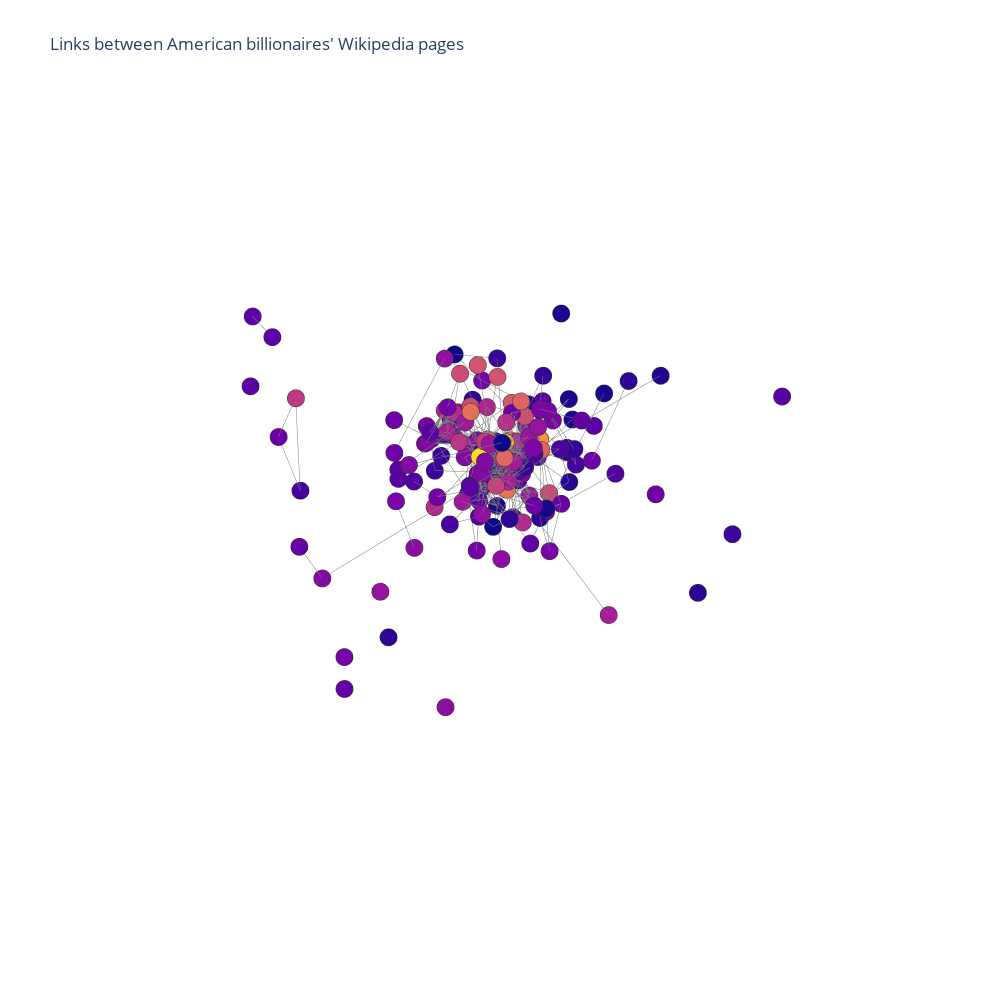

The notebook cell this image was saved under:
### Code cell
data=[trace1, trace2]
fig=go.Figure(data=data, layout=layout)

iplot(fig)

### Figure 1 — Plotly figure (JSON) as saved in the notebook; plotly's stock layout.template omitted (floating-point values rounded to 4 significant figures; data arrays with more than 128 entries replaced by an {"elided": "..."} marker saying what was removed)
{"data": [{"hoverinfo": "none", "line": {"color": "rgb(125,125,125)", "width": 1}, "mode": "lines", "type": "scatter3d", "x": {"elided": "2922 float values"}, "y": {"elided": "2922 float values"}, "z": {"elided": "2922 float values"}}, {"hoverinfo": "text", "marker": {"autocolorscale": true, "color": {"elided": "200 float values"}, "line": {"color": "rgb(50,50,50)", "width": 0.5}, "size": 6, "symbol": "circle"}, "mode": "markers", "name": "billionaires", "text": {"elided": "200 str values"}, "type": "scatter3d", "x": {"elided": "200 float values"}, "y": {"elided": "200 float values"}, "z": {"elided": "200 float values"}}], "layout": {"height": 1000, "hovermode": "closest", "margin": {"t": 100}, "scene": {"xaxis": {"showbackground": false, "showgrid": false, "showline": false, "showticklabels": false, "title": {"text": ""}, "zeroline": false}, "yaxis": {"showbackground": false, "showgrid": false, "showline": false, "showticklabels": false, "title": {"text": ""}, "zeroline": false}, "zaxis": {"showbackground": false, "showgrid": false, "showline": false, "showticklabels": false, "title": {"text": ""}, "zeroline": false}}, "showlegend": false, "title": {"text": "Links between American billionaires' Wikipedia pages"}, "width": 1000}}
